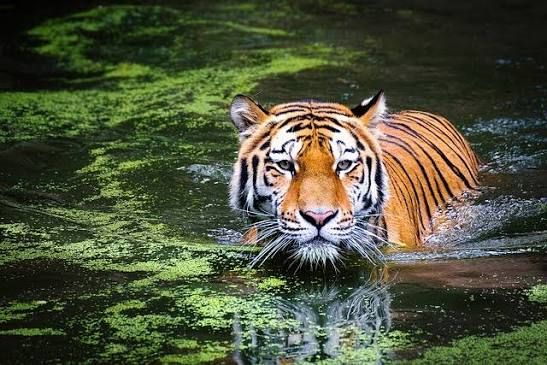
#> input picture Image Operations/tiger.jpg, 547 x 365 px
$ jupyter execute 8.convolution_blurring.ipynb
#> lines starting #> are read from the running program, lines starting #| are printed output that depends on the picture
[cell 1]
import cv2
import numpy as np
from matplotlib import pyplot as plt

Convolution in OpenCV is a mathematical operation used to process an image by moving a small matrix called a kernel (or filter) across the image and calculating a new value for each pixel.

[cell 2]
image = cv2.imread('tiger.jpg')
#> image is the input picture: shape (365, 547, 3); mean B, G, R 59.3, 83.1, 77.5
plt.imshow(cv2.cvtColor(image, cv2.COLOR_BGR2RGB))
plt.title('Original Image')
plt.show()

# Creating our 3 x 3 kernel
kernel_3x3 = np.ones((3, 3), np.float32) / 9

# We use the cv2.fitler2D to conovlve the kernal with an image
blurred = cv2.filter2D(image, -1, kernel_3x3)
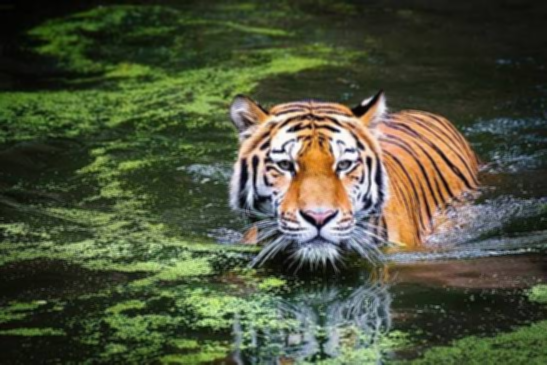
#> blurred: shape (365, 547, 3); mean B, G, R 59.3, 83.1, 77.5
plt.imshow(cv2.cvtColor(blurred, cv2.COLOR_BGR2RGB))
plt.title('3x3 Kernel Blurring')
plt.show()

# Creating our 7 x 7 kernel
kernel_7x7 = np.ones((7, 7), np.float32) / 49

blurred2 = cv2.filter2D(image, -1, kernel_7x7)
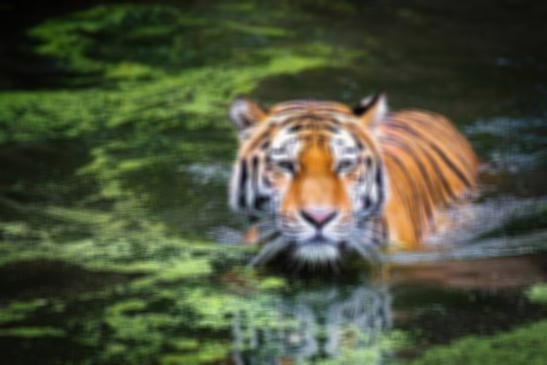
#> blurred2: shape (365, 547, 3); mean B, G, R 59.3, 83.1, 77.5
plt.imshow(cv2.cvtColor(blurred2, cv2.COLOR_BGR2RGB))
plt.title('7x7 Kernel Blurring')
plt.show()

## Other commonly used blurring methods in OpenCV
Regular Blurring

Gaussian Blurring

Median Blurring

[cell 3]
image = cv2.imread('tiger.jpg')

# Averaging done by convolving the image with a normalized box filter.
# This takes the pixels under the box and replaces the central element
# Box size needs to odd and positive
blur = cv2.blur(image, (8,8)) # cv2.blur(src, ksize)
plt.imshow(cv2.cvtColor(blur, cv2.COLOR_BGR2RGB))
plt.title('Averaging Blurring')
plt.show()
# Instead of box filter, gaussian kernel
Gaussian = cv2.GaussianBlur(image, (5,5), 0) # cv2.GaussianBlur(src, ksize, sigmaX)
plt.imshow(cv2.cvtColor(Gaussian, cv2.COLOR_BGR2RGB))
plt.title('Gaussian Blurring')
plt.show()

# Takes median of all the pixels under kernel area and central
# element is replaced with this median value
median = cv2.medianBlur(image, 5) # cv2.medianBlur(src, ksize)
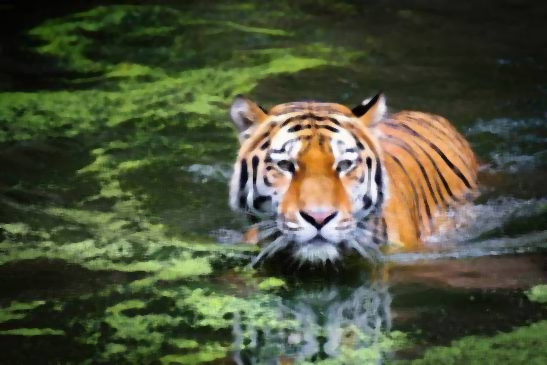
#> median: shape (365, 547, 3); mean B, G, R 58.7, 82.8, 77.3
plt.imshow(cv2.cvtColor(median, cv2.COLOR_BGR2RGB))
plt.title('Median Blurring')
plt.show()

[cell 4]
# Bilateral is very effective in noise removal while keeping edges sharp
# Unlike regular/Gaussian blur, bilateral filtering tries to smooth noise while preserving edges.
bilateral = cv2.bilateralFilter(image, 9, 75, 75)
plt.imshow(cv2.cvtColor(bilateral, cv2.COLOR_BGR2RGB))
plt.title('Bilateral Blurring')
plt.show()

## Image De-noising - Non-Local Means Denoising
There are 4 variations of Non-Local Means Denoising:

*cv2.fastNlMeansDenoising() - works with a single grayscale images
*cv2.fastNlMeansDenoisingColored() - works with a color image.
*cv2.fastNlMeansDenoisingMulti() - works with image sequence captured in short period of time (grayscale images)
*cv2.fastNlMeansDenoisingColoredMulti() - same as above, but for color images.

[cell 5]
image = cv2.imread('mountain.jpg')
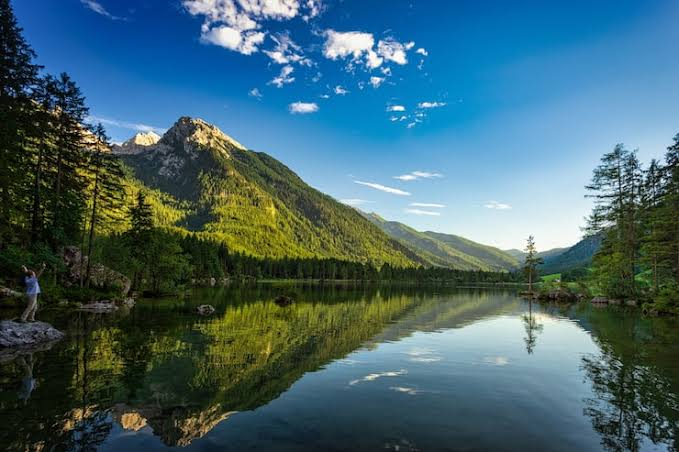
#> input picture Image Operations/mountain.jpg, 679 x 452 px
#> image is the input picture: shape (452, 679, 3); mean B, G, R 110.1, 101.2, 67.5
plt.imshow(cv2.cvtColor(image, cv2.COLOR_BGR2RGB))
plt.title('Original')
plt.show()

dst = cv2.fastNlMeansDenoisingColored(image, None, 6, 6, 7, 21)
plt.imshow(cv2.cvtColor(dst, cv2.COLOR_BGR2RGB))
plt.title('fastNlMeansDenoisingColored')
plt.show()
'''src	--> Input color image
None -->	Destination; OpenCV creates it automatically
h -->	Strength of luminance/noise filtering
hColor -->	Strength of color-noise filtering
templateWindowSize -->	Size of the window used to compare image patches
searchWindowSize -->	Size of the area searched for similar patches
'''
